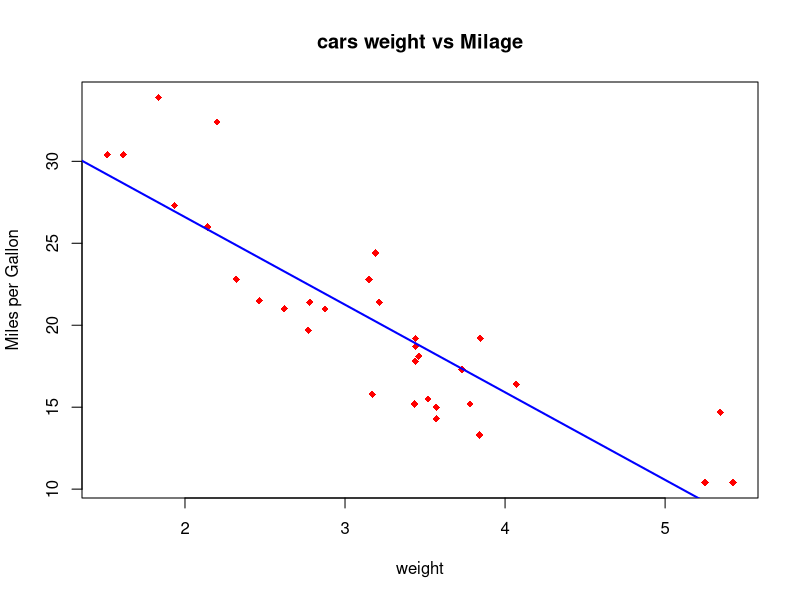
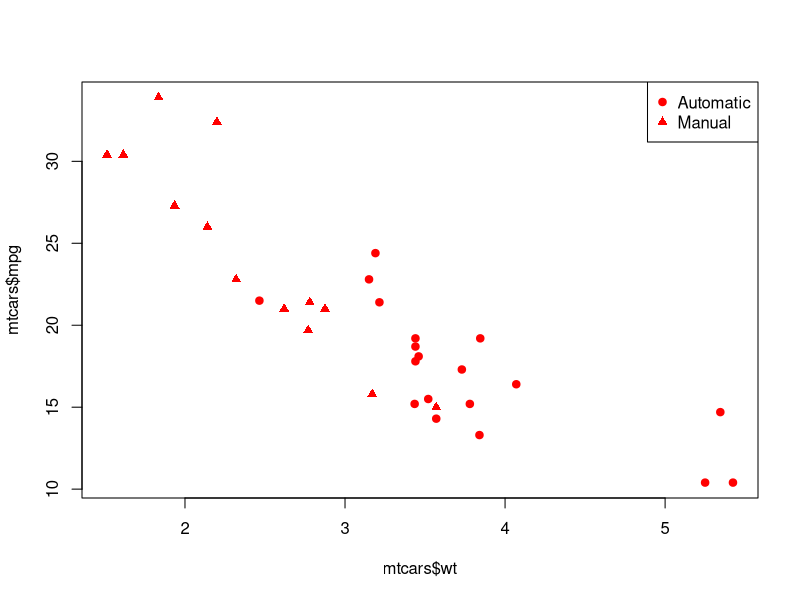
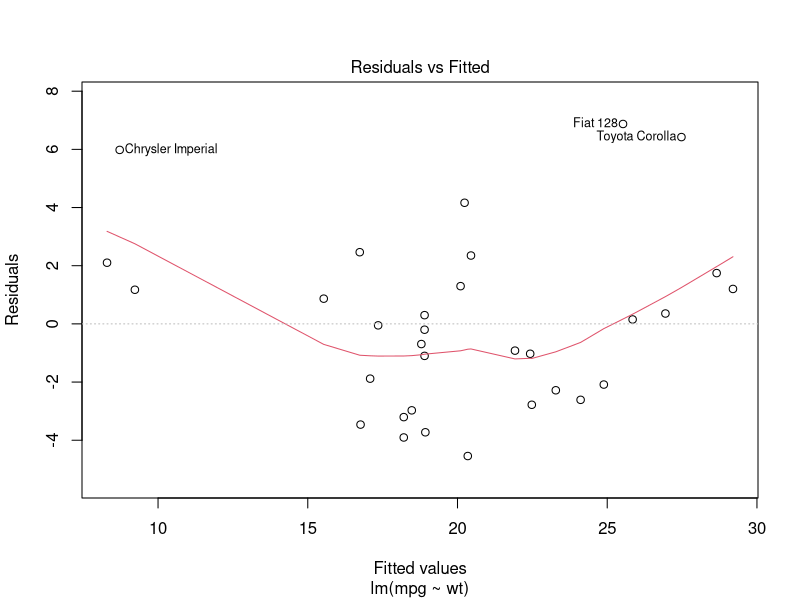
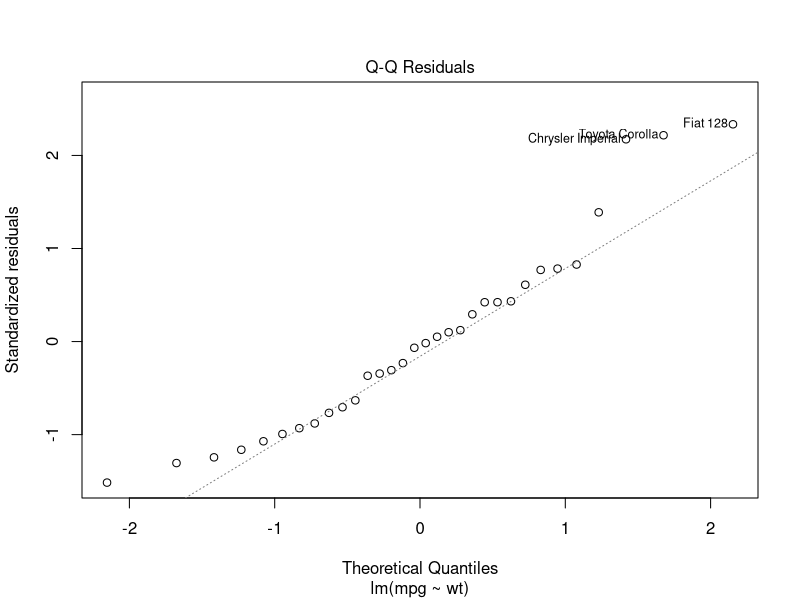
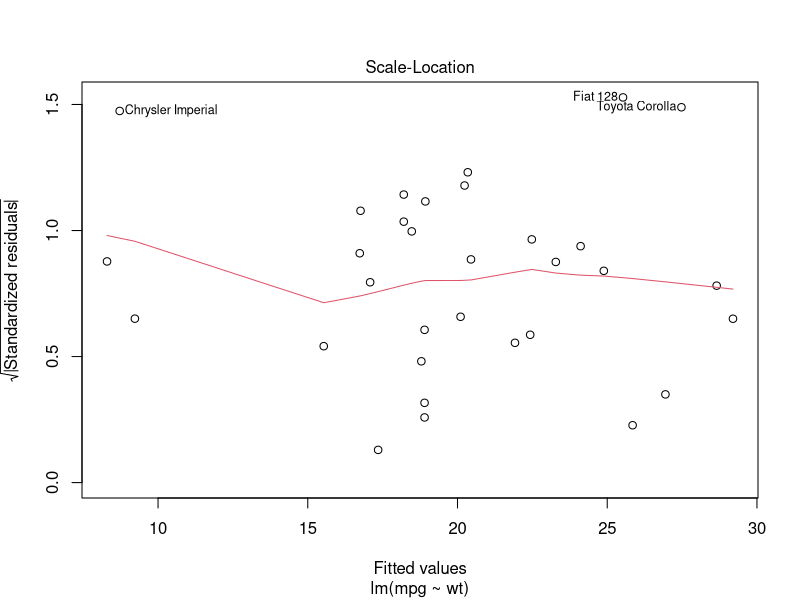
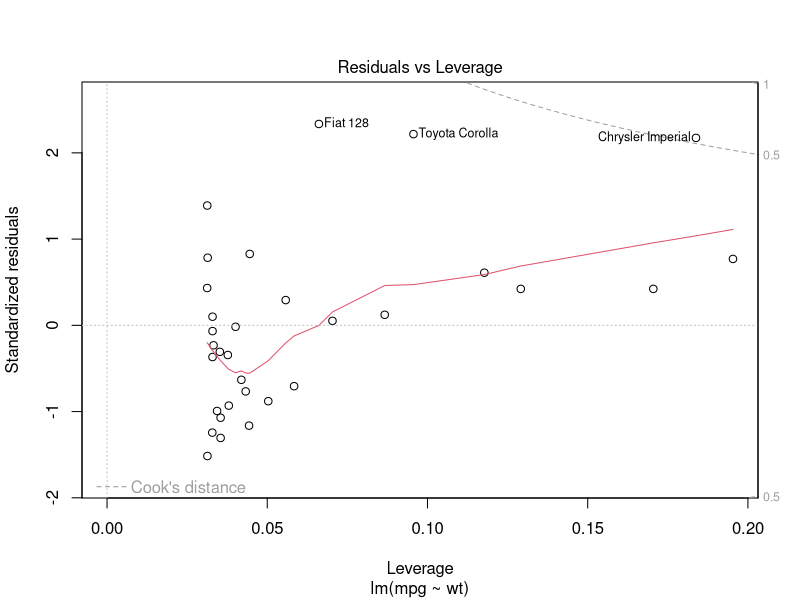
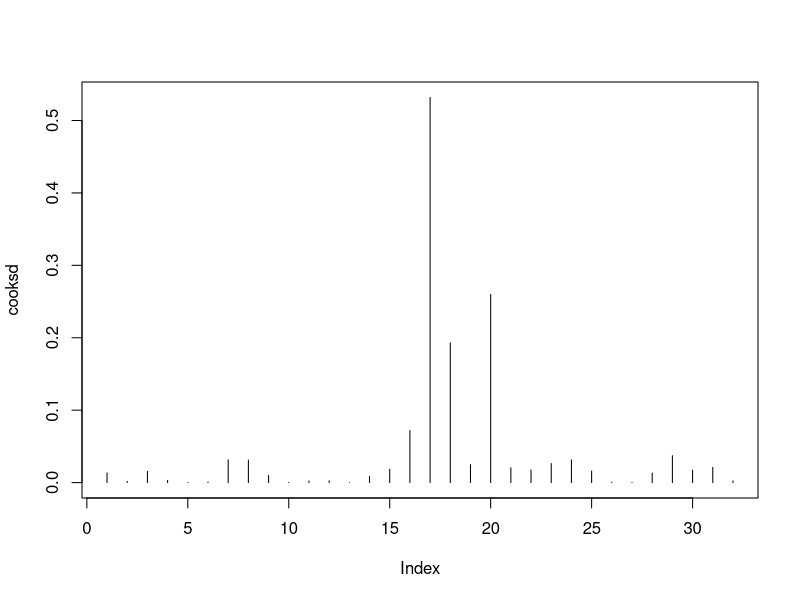
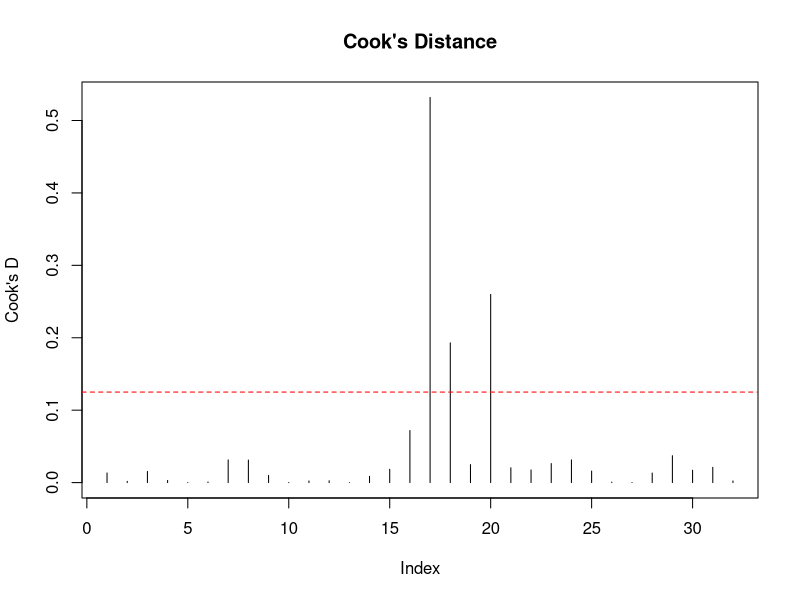

The R script that drew these images, in order:
## ---- chunk 1
# load dataset
data(mtcars)

# look at the first rows
head(mtcars)
## ---- chunk 2
?mtcars
## ---- chunk 3
# simpe regression: mpg -wt
model <- lm(mpg ~ wt, data = mtcars)

# see the model details
summary(model)

## ---- chunk 4
#predict mpg for the test data
pred <- predict(model,mtcars)

# compare first 5 predictions with the actual
head(data.frame(Actual = mtcars$mpg, Predicted = pred))
## ---- chunk 5
# Correlation matrix
cor(mtcars[, -1]) #checks correlation between prediction

## ---- chunk 6
plot(mtcars$wt,
     mtcars$mpg,
     main = "cars weight vs Milage",
     xlab = "weight",
     ylab = "Miles per Gallon",
     pch = 18, col = "red")

abline(model, col = "blue", lwd = 2)
## ---- chunk 7
# Classifying manual against automatic cars

plot(mtcars$wt, mtcars$mpg,
     pch = ifelse(mtcars$am == 0, 19, 17),  # circles for automatic, triangles for manual
     col = "red")
legend("topright", legend = c("Automatic", "Manual"),
       pch = c(19, 17), col = "red")

## ---- chunk 8
plot(model) # plots 4 diagnostic plots
## ---- chunk 9
cooksd <- cooks.distance(model)
plot(cooksd, type = "h")
## ---- chunk 10
#add an absolute line
plot(cooksd, type = "h", main = "Cook's Distance", ylab = "Cook's D")
abline(h = 4/nrow(mtcars), col = "red", lty = 2)  # threshold line

## ---- chunk 11
# finding influencing cars

influential <- names(cooksd)[cooksd > (4/nrow(mtcars))]
influential

## ---- chunk 12
# different types of plots 

x <- 1:10
y <- x^2

par(mfrow=c(2,3))  # 2 rows, 3 cols of plots -- for the output

plot(x, y, type="p", main="type = 'p'")
plot(x, y, type="l", main="type = 'l'")
plot(x, y, type="b", main="type = 'b'")
plot(x, y, type="o", main="type = 'o'")
plot(x, y, type="h", main="type = 'h'")
plot(x, y, type="s", main="type = 's'")

## ---- chunk 13
# calculate confidence interval

confint(model)

